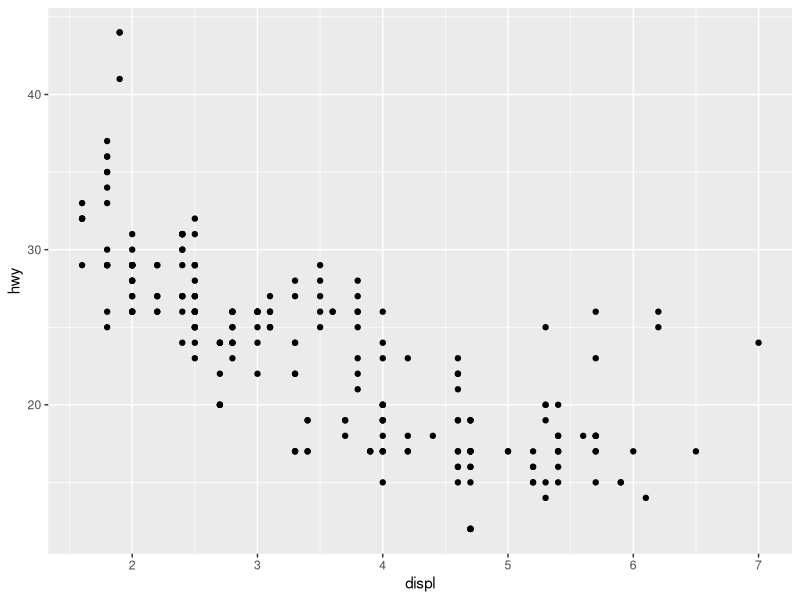
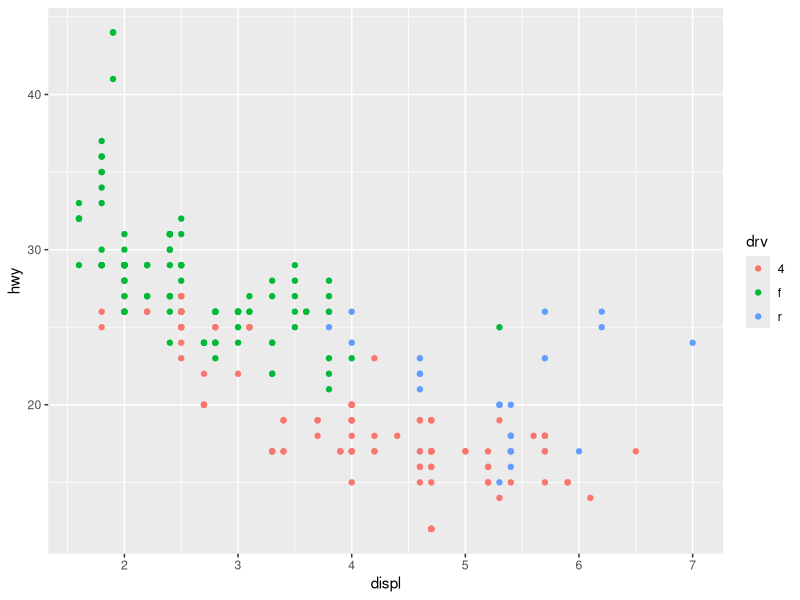
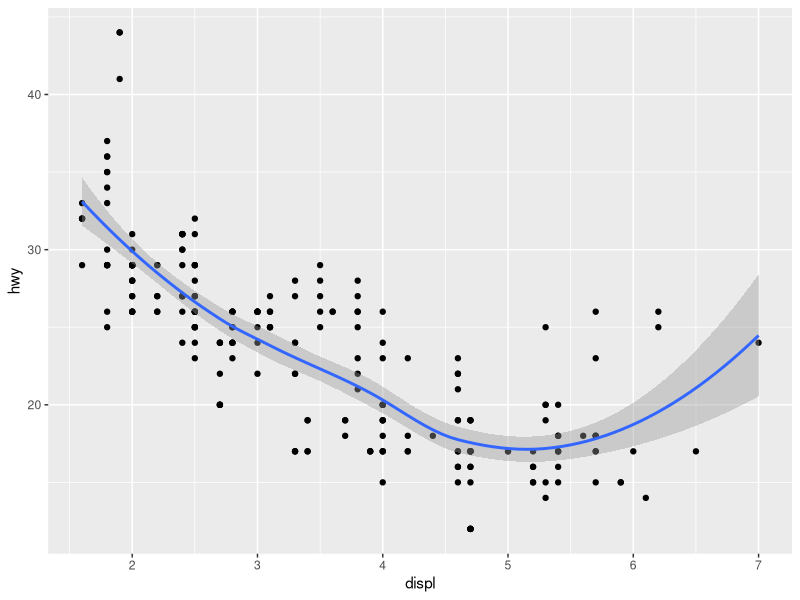
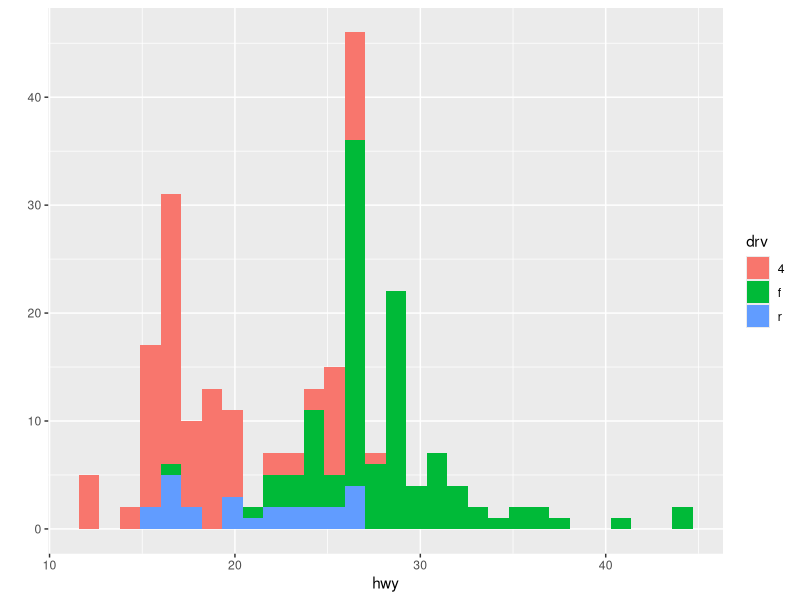
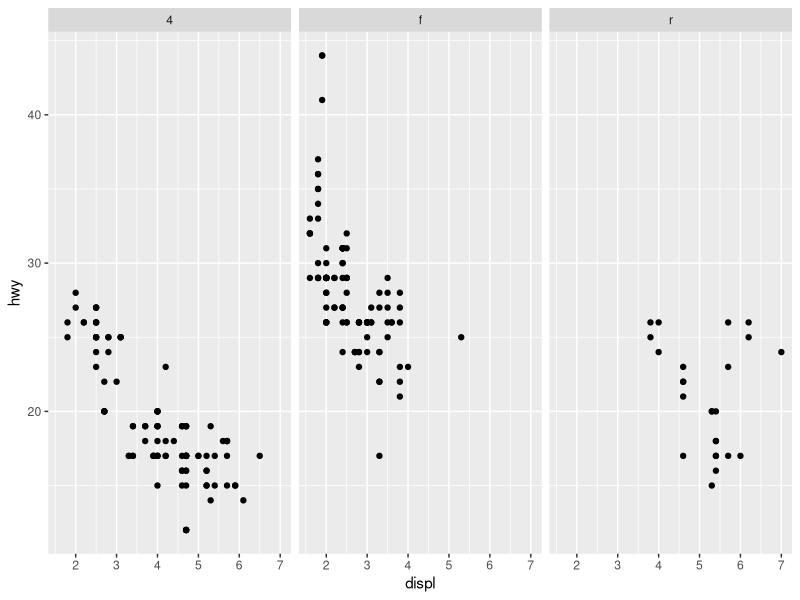
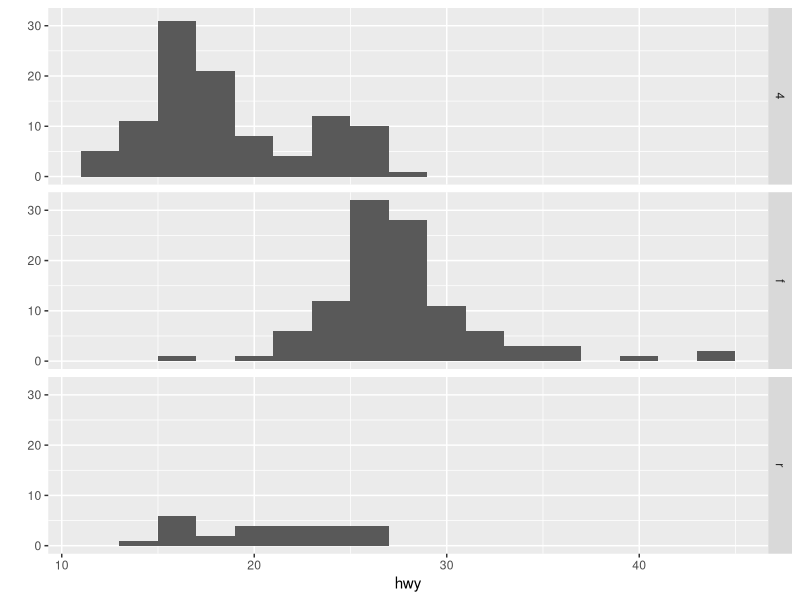
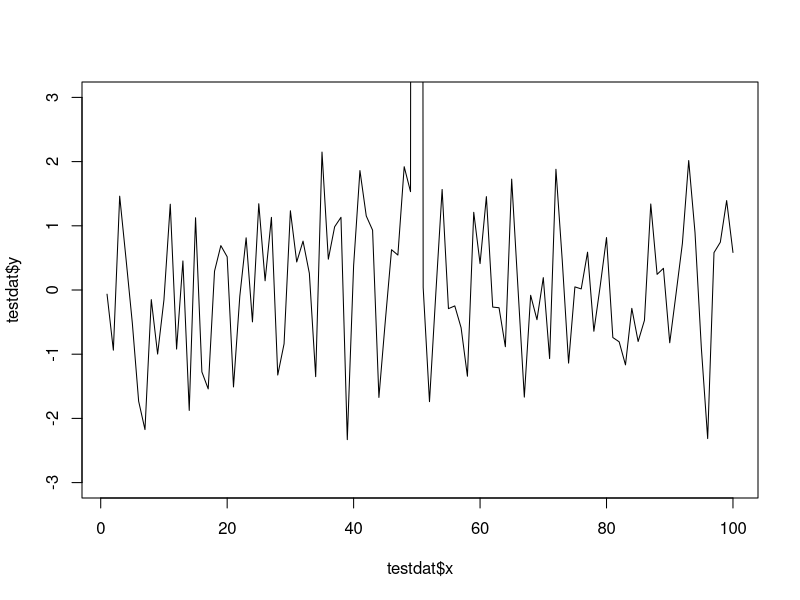
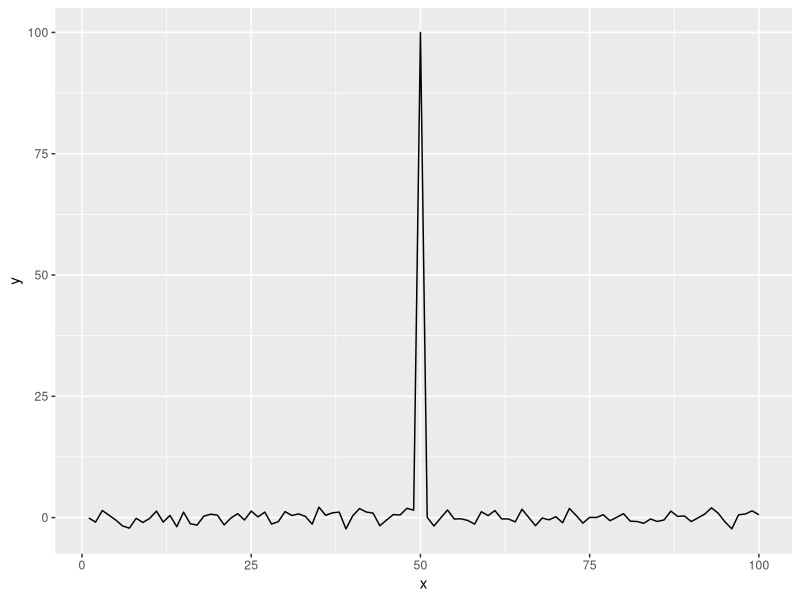

These charts were generated, in order, by the following R code:
# Week2 :  Lesson 2: ggplot2
library(ggplot2)
str(mpg)
qplot(displ, hwy, data = mpg)

# modifying aesthetics
qplot(displ, hwy, data = mpg, color = drv)

# adding a geom
qplot(displ, hwy, data = mpg, geom = c("point", "smooth"))

# histograms
qplot(hwy, data = mpg, fill = drv)

# facets
qplot(displ, hwy, data = mpg, facets =.~drv) # separate columns
qplot(hwy, data = mpg, facets = drv~.,binwidth = 2) # separate rows

# axis limits
par(mfrow= c(1,1))
testdat <- data.frame(x = 1:100, y = rnorm(100))
testdat[50, 2] <- 100 # introducing an outlier
plot(testdat$x, testdat$y, type = "l", ylim = c(-3, 3))

g <- ggplot(testdat, aes(x = x, y = y))
g + geom_line()

# how to specify axis limits
g <- ggplot(testdat, aes(x = x, y = y))
g + geom_line() + ylim(-3,3) # changing y limit will subset the data. 
                            # only values between -3 and 3 will be included

g <- ggplot(testdat, aes(x = x, y = y))
g + geom_line() + coord_cartesian(ylim=c(-3,3))

#### from Quiz ####
library(nlme)
library(lattice)
xyplot(weight ~ Time | Diet, BodyWeight)

library(datasets)
data(airquality)
airquality = transform(airquality, Month = factor(Month))
qplot(Wind, Ozone, data = airquality, facets = . ~ Month)
